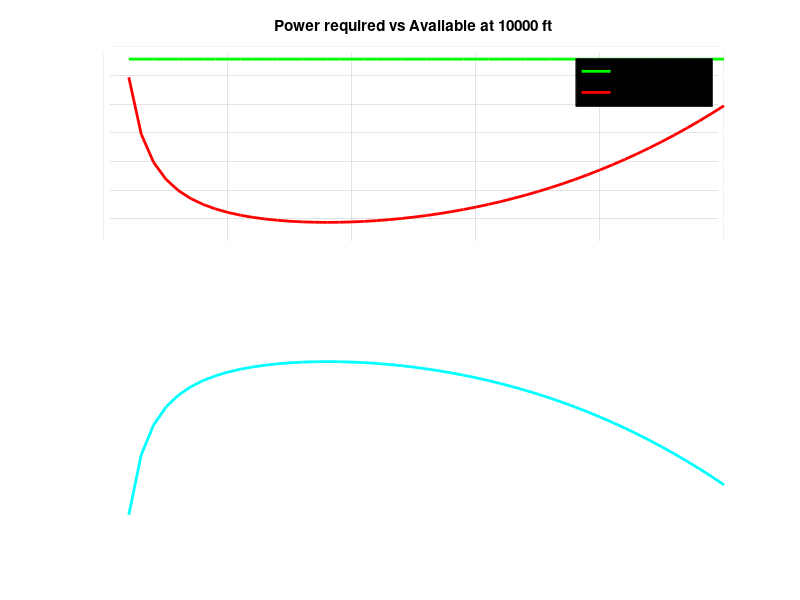

Reproduce this figure in MATLAB. (Note: this script raises an error after producing the figure.)
clc; close all; clear all;

% --- Inputs ---
alt_ft = 10000;         
Pa_sl = 700;            % 2 motors @ 350W
m = 1.9; W = m * 9.81;
S = 0.18; CD0 = 0.1989; e = 0.8829; AR = 5.56;

% --- Atmosphere ---
alt_m = alt_ft * 0.3048;
rho0 = 1.225;
% Simple ISA Density approximation
if alt_m < 11000
    rho = 1.225 * (1 - 0.0065 * alt_m / 288.15)^5.256;
else
    rho = 0.3639 * exp(-0.000157 * (alt_m - 11000));
end
sigma = rho / rho0;

% --- The Physics of the Shift ---
v = 1:0.5:25; 

% 1. Power Required at Altitude 
% Note: rho is in the denominator for induced power, causing it to spike.
Preq = (0.5 * rho .* v.^3 * S * CD0) + (2 * W^2) ./ (rho * S .* v * pi * e * AR);

% 2. Power Available at Altitude (The green line moves DOWN)
% Accounts for prop efficiency loss and motor cooling issues
eta_alt = 0.75 * (sigma^0.15); 
Pa_alt = Pa_sl * (sigma^1.1) * eta_alt; 

% --- ROC ---
roc_ftmin = ((Pa_alt - Preq) ./ W) * 196.85;

% --- Plotting ---
set(0,'DefaultAxesColor','k','DefaultAxesXColor','w','DefaultAxesYColor','w');
figure('Color','k');

subplot(2,1,1);
plot(v, ones(size(v))*Pa_alt, 'g', 'LineWidth', 2); hold on;
plot(v, Preq, 'r', 'LineWidth', 2);
grid on; set(gca,'GridColor',[0.3 0.3 0.3]);
ylabel('Power (W)'); title(['Power required vs Available at ', num2str(alt_ft), ' ft']);
legend('P_a (Decreasing)','P_{req} (Increasing)');

subplot(2,1,2);
plot(v, roc_ftmin, 'c', 'LineWidth', 2); hold on;
yline(0, 'r--');
grid on; set(gca,'GridColor',[0.3 0.3 0.3]);
ylabel('ROC (ft/min)'); xlabel('Velocity (m/s)');
